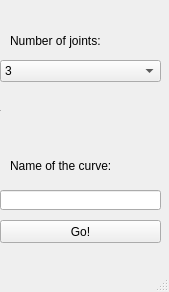
<?xml version="1.0" encoding="UTF-8"?>
<ui version="4.0">
 <class>MainWindow</class>
 <widget class="QMainWindow" name="MainWindow">
  <property name="geometry">
   <rect>
    <x>0</x>
    <y>0</y>
    <width>169</width>
    <height>292</height>
   </rect>
  </property>
  <property name="windowTitle">
   <string>MainWindow</string>
  </property>
  <widget class="QWidget" name="centralwidget">
   <widget class="QLabel" name="label">
    <property name="geometry">
     <rect>
      <x>10</x>
      <y>5</y>
      <width>151</width>
      <height>71</height>
     </rect>
    </property>
    <property name="text">
     <string>Number of joints:</string>
    </property>
   </widget>
   <widget class="QComboBox" name="numJoints">
    <property name="geometry">
     <rect>
      <x>0</x>
      <y>60</y>
      <width>161</width>
      <height>22</height>
     </rect>
    </property>
    <item>
     <property name="text">
      <string>3</string>
     </property>
    </item>
    <item>
     <property name="text">
      <string>5</string>
     </property>
    </item>
   </widget>
   <widget class="QSpinBox" name="setNum">
    <property name="geometry">
     <rect>
      <x>0</x>
      <y>110</y>
      <width>1</width>
      <height>1</height>
     </rect>
    </property>
    <property name="maximumSize">
     <size>
      <width>1</width>
      <height>1</height>
     </size>
    </property>
   </widget>
   <widget class="QLabel" name="label_2">
    <property name="geometry">
     <rect>
      <x>10</x>
      <y>150</y>
      <width>101</width>
      <height>31</height>
     </rect>
    </property>
    <property name="text">
     <string>Name of the curve:</string>
    </property>
   </widget>
   <widget class="QLineEdit" name="name">
    <property name="geometry">
     <rect>
      <x>0</x>
      <y>190</y>
      <width>161</width>
      <height>20</height>
     </rect>
    </property>
   </widget>
   <widget class="QPushButton" name="jointPath">
    <property name="geometry">
     <rect>
      <x>0</x>
      <y>220</y>
      <width>161</width>
      <height>23</height>
     </rect>
    </property>
    <property name="text">
     <string>Go!</string>
    </property>
   </widget>
  </widget>
  <widget class="QMenuBar" name="menubar">
   <property name="geometry">
    <rect>
     <x>0</x>
     <y>0</y>
     <width>169</width>
     <height>21</height>
    </rect>
   </property>
  </widget>
  <widget class="QStatusBar" name="statusbar"/>
 </widget>
 <resources/>
 <connections>
  <connection>
   <sender>numJoints</sender>
   <signal>currentIndexChanged(int)</signal>
   <receiver>setNum</receiver>
   <slot>setValue(int)</slot>
   <hints>
    <hint type="sourcelabel">
     <x>100</x>
     <y>94</y>
    </hint>
    <hint type="destinationlabel">
     <x>7</x>
     <y>142</y>
    </hint>
   </hints>
  </connection>
 </connections>
</ui>
